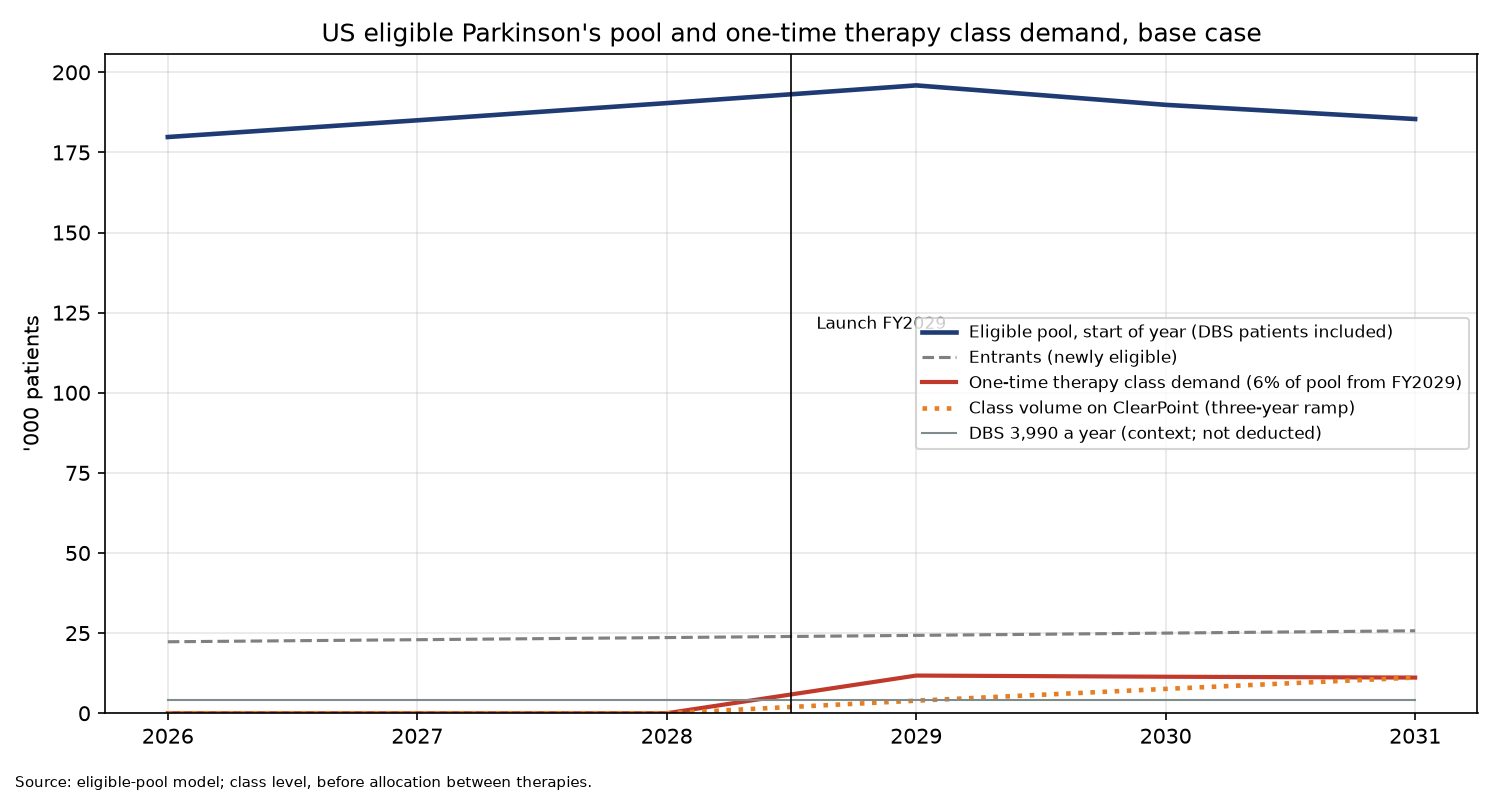

Reproduce this figure in Python.
"""Appendix C Figure C3 (FY2026E-FY2031E): from partners/pd_simple4_model.json (180k pool, DBS not deducted)."""
import json, matplotlib; matplotlib.use("Agg"); import matplotlib.pyplot as plt
d = json.load(open("partners/pd_simple4_model.json")); r = [x for x in d["rows"] if x["t"] <= 2031]  # report ends at FY2031E (David, 2026-10-26)
t = [x["t"] for x in r]; k = lambda f: [f(x) / 1e3 for x in r]
share = {2029: 1/3, 2030: 2/3}
fig, ax = plt.subplots(figsize=(10, 5.3), dpi=150)
ax.plot(t, k(lambda x: x["S"]), lw=2.2, color="#1f3b73", label="Eligible pool, start of year (DBS patients included)")
ax.plot(t, k(lambda x: x["E"]), "--", color="grey", label="Entrants (newly eligible)")
ax.plot(t, k(lambda x: x["T"]), color="#c0392b", lw=2, label="One-time therapy class demand (6% of pool from FY2029)")
ax.plot(t, k(lambda x: x["T"] * share.get(x["t"], 1)), ":", color="#e67e22", lw=2.2, label="Class volume on ClearPoint (three-year ramp)")
ax.plot(t, k(lambda x: 3990), color="#7f8c8d", lw=1, label="DBS 3,990 a year (context; not deducted)")
ax.axvline(2028.5, color="k", lw=0.8); ax.text(2028.6, 120, "Launch FY2029", fontsize=8)
ax.set_ylabel("'000 patients"); ax.set_ylim(0); ax.set_xticks(range(2026, 2032)); ax.grid(alpha=0.3)
ax.set_title("US eligible Parkinson's pool and one-time therapy class demand, base case")
ax.legend(loc="center right", fontsize=8); fig.text(0.01, 0.01, "Source: eligible-pool model; class level, before allocation between therapies.", fontsize=7)
fig.tight_layout(rect=(0, 0.03, 1, 1)); fig.savefig("pd_pool_chart.png")
